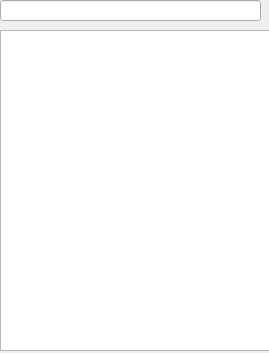
<?xml version="1.0" encoding="UTF-8"?>
<ui version="4.0">
 <class>StockInputDlgForm</class>
 <widget class="QWidget" name="StockInputDlgForm">
  <property name="geometry">
   <rect>
    <x>0</x>
    <y>0</y>
    <width>269</width>
    <height>353</height>
   </rect>
  </property>
  <property name="windowTitle">
   <string/>
  </property>
  <widget class="QLineEdit" name="lineEdit">
   <property name="geometry">
    <rect>
     <x>0</x>
     <y>0</y>
     <width>261</width>
     <height>21</height>
    </rect>
   </property>
  </widget>
  <widget class="QPlainTextEdit" name="plainTextEdit">
   <property name="geometry">
    <rect>
     <x>0</x>
     <y>30</y>
     <width>271</width>
     <height>321</height>
    </rect>
   </property>
  </widget>
 </widget>
 <resources/>
 <connections/>
</ui>
